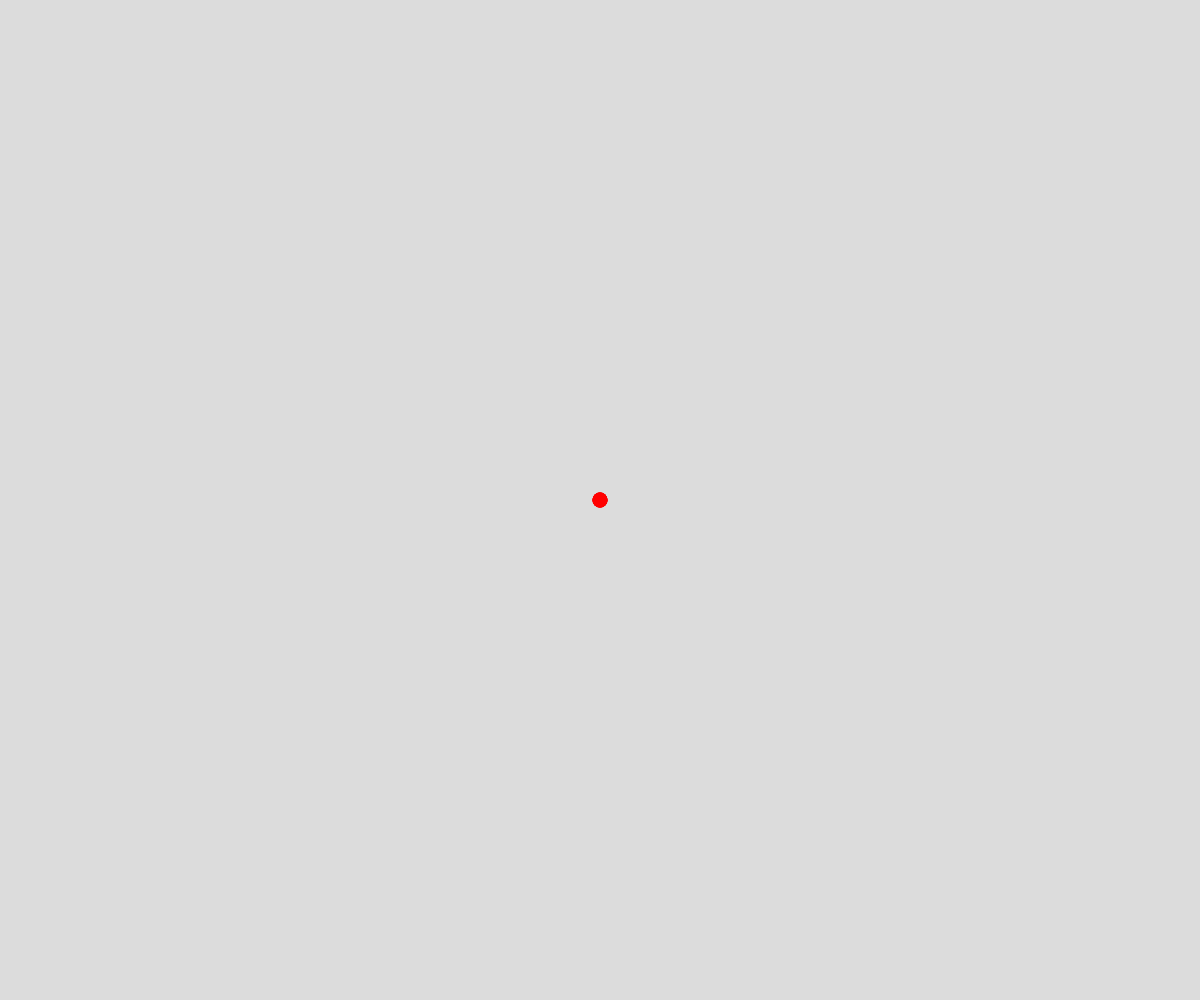
Frame 1 (no input)
Frame 60 (no input): identical to frame 1, image omitted
Frame 120 (the mouse pressed at the canvas centre since frame 60): identical to frame 1, image omitted

The p5.js sketch that drew this single still picture (run headless with seeded random() and noise() and a simulated clock; from frame 60 on, the mouse is pressed at the canvas centre):

// p5.js sketch
// ── sketch.js
// Snake Mechanics
// Hannah Tremaine
// 10/11/2023
// Practice in working with classes and arrays

//Globl Varibles
let points = []; //smake coords
let speed = 6; //snake speed
let snakeLength = 20;
let snakeLocation; //a point for where the head is


function setup() {
  createCanvas(windowWidth, windowHeight);
  snakeLocation = new Point(width/2,height/2);
  strokeWeight(15);
  initSnake(); //populatw the array 
}

function initSnake(){
  //place a bunch of starting points in points[]
  for(let i = 0; i<snakeLength; i++){
    points.push(createPoint());
  }
}

function createPoint(){
  //return a new point object 
  if(keyCode===UP_ARROW)snakeLocation.y -= speed;
  else if(keyCode===DOWN_ARROW)snakeLocation.y += speed;
  else if (keyCode===LEFT_ARROW)snakeLocation.x -= speed;
  else if (keyCode===RIGHT_ARROW)snakeLocation.x += speed;
  //if a differend key was pressed, no change
  return new Point(snakeLocation.x,snakeLocation.y);
}

function draw() {
  background(220);
  moveAndDisplay();
}

function moveAndDisplay(){
  //loop through the array and connect the points
  for(let i =0; i<points.length-1; i++){
    let cur = points[i]; //point .x .y
    let next = points[i+1];
    let alpha = map(i,0,points.length-1,0,155);
    stroke(255,0,0,alpha);
    line(cur.x,cur.y,next.x,next.y)
  }

  //move - delete first element, push new point
  points.splice(0,1); //deletes element 0
  points.push(createPoint());
}

class Point{ //a class for an (x,y) point
  constructor(x,y){
    this.x = x;
    this.y = y;
  }
}
